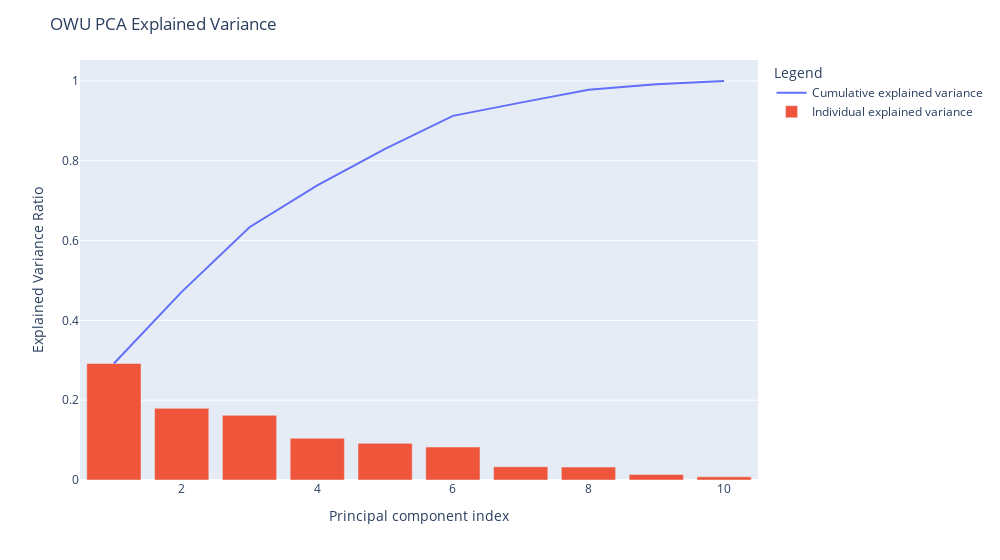

Write notebook code for a chart like this one.
### Code cell
plot_explained_variance_owu(owu)

### Figure 1 — Plotly figure (JSON) as saved in the notebook; plotly's stock layout.template omitted (floating-point values rounded to 4 significant figures)
{"data": [{"hovertemplate": "Legend=Cumulative explained variance<br>Principal component index=%{x}<br>Explained Variance Ratio=%{y}<extra></extra>", "legendgroup": "Cumulative explained variance", "line": {"color": "#636efa", "dash": "solid"}, "marker": {"symbol": "circle"}, "mode": "lines", "name": "Cumulative explained variance", "orientation": "v", "showlegend": true, "type": "scatter", "x": [1, 2, 3, 4, 5, 6, 7, 8, 9, 10], "xaxis": "x", "y": [0.292, 0.4715, 0.6336, 0.7382, 0.83, 0.9126, 0.9458, 0.9781, 0.9919, 1.0], "yaxis": "y"}, {"name": "Individual explained variance", "type": "bar", "x": [1, 2, 3, 4, 5, 6, 7, 8, 9, 10], "y": [0.292, 0.1795, 0.1621, 0.1046, 0.09185, 0.08258, 0.03317, 0.03234, 0.01377, 0.008098]}], "layout": {"legend": {"title": {"text": "Legend"}, "tracegroupgap": 0}, "margin": {"t": 60}, "title": {"text": "OWU PCA Explained Variance"}, "width": 1000, "xaxis": {"anchor": "y", "domain": [0, 1], "title": {"text": "Principal component index"}}, "yaxis": {"anchor": "x", "domain": [0, 1], "title": {"text": "Explained Variance Ratio"}}}}
